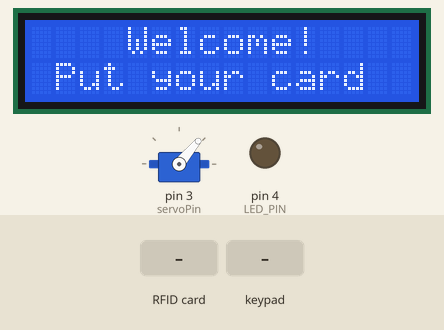
The sketch below on a simulated Arduino Uno, built with avr-gcc and run on an emulated ATmega328P. Parts: 16×2 character LCD, servo, output pins drawn as LEDs (lit = HIGH). The test bench sets the inputs (shaded band). Pins used as bus, display or sensor lines are not drawn; what the sketch prints to the serial monitor is not drawn.

Above: at 1.3 s.
1.4 s: RFID card 51 23 08 06 held to the reader
At 3.9 s:
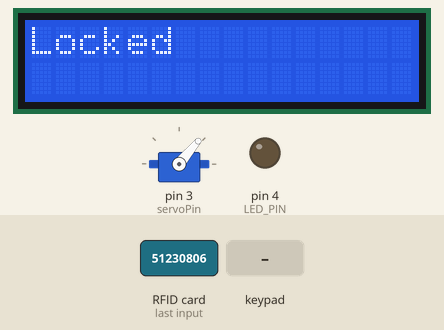
4.2 s: keypad keys 1 2 3 4 pressed 0.4 s apart
At 7.1 s:
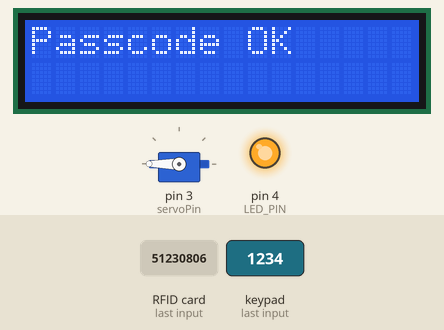
7.8 s: RFID card 5E 7A 19 C4 held to the reader
At 9.8 s:
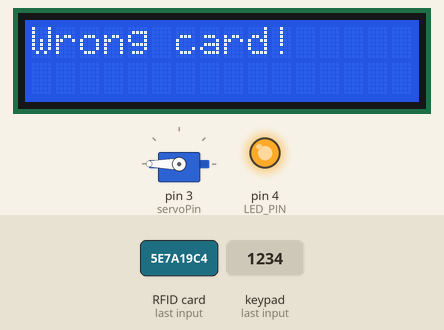
10.5 s: key 'A' pressed
At 11.2 s:
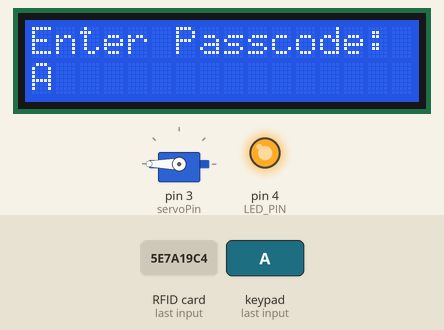
12.1 s: key 'B' pressed
At 13.3 s:
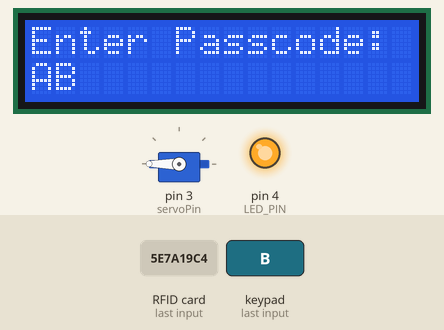
13.6 s: keypad keys 1 2 3 4 # pressed 0.4 s apart
At 15.4 s:
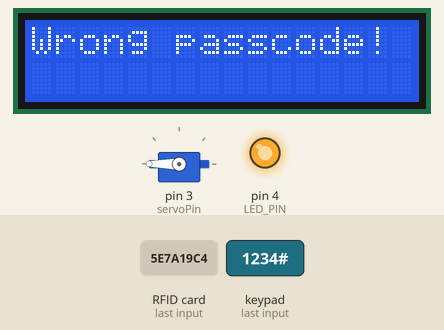
Timing chart, 0 to 16.9 s (numbered marks = the images above; inputs shaded):
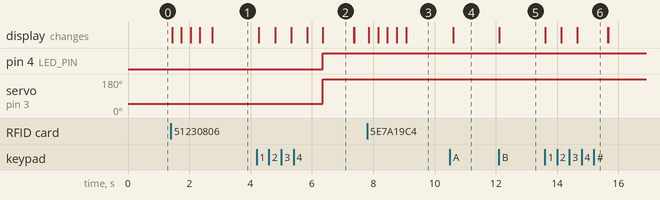

Measured:
- after the input at 1.4 s, the display: first changes at once (image 1 shows a later state)
- after the input at 4.2 s, pin 4 (LED_PIN): LOW → HIGH after 2.2 s; servo on pin 3 (servoPin): 50° → 180° after 2.2 s; the display: first changes after 0.07 s (image 2 shows a later state)
- after the input at 7.8 s, the display: first changes after 0.06 s (image 3 shows a later state)
- after the input at 10.5 s, the display: changes after 0.12 s (image 4)
- after the input at 12.1 s, the display: changes at once (image 5)
- after the input at 13.6 s, the display: first changes at once (image 6 shows a later state)
- what the display in image 2 shows lasts 1.0 s, from 6.4 s to 7.4 s

The sketch:

doorlock2.ino
```cpp
#include <Servo.h>
#include <LiquidCrystal_I2C.h>
#include <SPI.h>
#include <MFRC522.h>
#include <Keypad.h>

#define SS_PIN 10
#define RST_PIN 9
#define servoPin 3
#define LED_PIN 4

const byte ROWS = 4; //four rows
const byte COLS = 4; //four columns
char keys[ROWS][COLS] = {
  {'1', '2', '3', 'A'},
  {'4', '5', '6', 'B'},
  {'7', '8', '9', 'C'},
  {'*', '0', '#', 'D'}
};
byte rowPins[ROWS] = {5, 6, 7, 8}; //connect to the row pinouts of the keypad
byte colPins[COLS] = {A0, A1, A2, A3}; //connect to the column pinouts of the keypad

String UID = "51 23 08 06";//Enter your card ID
byte lock = 0;
Servo servo;
LiquidCrystal_I2C lcd(0x27, 16, 2);
MFRC522 rfid(SS_PIN, RST_PIN);
Keypad keypad(makeKeymap(keys), rowPins, colPins, ROWS, COLS);

void setup() {
  Serial.begin(9600);
  servo.write(50);
  lcd.init();
  lcd.backlight();
  servo.attach(servoPin);
  SPI.begin();
  rfid.PCD_Init();
  pinMode(LED_PIN, OUTPUT);
}

void loop() {
  lcd.setCursor(4, 0);
  lcd.print("Welcome!");
  lcd.setCursor(1, 1);
  lcd.print("Put your card");

  if ( ! rfid.PICC_IsNewCardPresent())
    return;
  if ( ! rfid.PICC_ReadCardSerial())
    return;

  lcd.clear();
  lcd.setCursor(0, 0);
  lcd.print("Scanning");
  Serial.print("NUID tag is :");
  String ID = "";
  for (byte i = 0; i < rfid.uid.size; i++) {
    lcd.print(".");
    ID.concat(String(rfid.uid.uidByte[i] < 0x10 ? " 0" : " "));
    ID.concat(String(rfid.uid.uidByte[i], HEX));
    delay(300);
  }
  ID.toUpperCase();

  if (ID.substring(1) == UID && lock == 0 ) {
     // Turn on the LED
    servo.write(50);
    delay(100);
    lcd.clear();
    lcd.setCursor(0, 0);
    lcd.print("Locked");
    delay(1500);
    lcd.clear();
    lock = 1;
  } else if (ID.substring(1) == UID && lock == 1 ) {
    digitalWrite(LED_PIN, LOW); // Turn off the LED
    delay(100);
    lcd.clear();
    lcd.setCursor(0, 0);
    lcd.print("Unlocked");
    delay(1500);
    lcd.clear();
    lock = 0;
  } else {
    lcd.clear();
    lcd.setCursor(0, 0);
    lcd.print("Wrong card!");
    delay(1500);
    lcd.clear();
  }
  // Ask for passcode
  lcd.setCursor(0, 0);
  lcd.print("Enter Passcode:");
  String enteredPasscode = "";
  while (enteredPasscode.length() < 4) {
    char key = keypad.getKey();
    if (key) {
      enteredPasscode += key;
      lcd.setCursor(0, 1);
      lcd.print(enteredPasscode);
      delay(500); // debounce delay
    }
  }
  // Check passcode
  if (enteredPasscode == "1234") { // Change "1234" to your desired passcode
    lcd.clear();
    lcd.print("Passcode OK");
    servo.write(270);
    digitalWrite(LED_PIN, HIGH);
    delay(1000);
    lcd.clear();
    // Proceed with unlocking logic if needed
  } else {
    lcd.clear();
    lcd.print("Wrong passcode!");
    delay(1000);
    lcd.clear();
    // Proceed with locking logic or other actions if needed
  }
}
```
